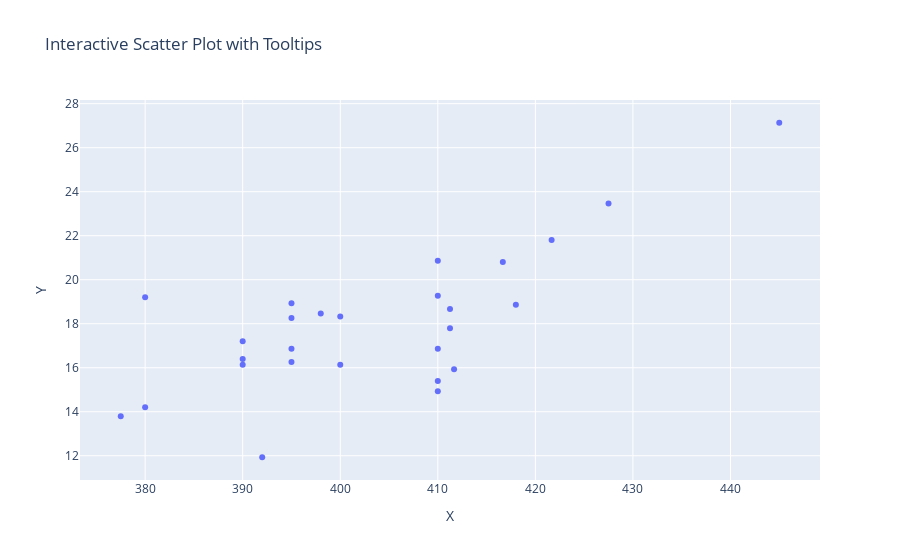

Notebook code cell kept with this figure:
### Code cell
import plotly.graph_objects as go

# Generate some sample data
x = df['Aggregate ramp metering rate']
y = df['Average Speed Lane 1']
text = [f"Index: {i}, TimeStamp = {df.loc[i]['Timestamp']}" for i in range(len(x))]

# Create a scatter plot with tooltips
fig = go.Figure(data=go.Scatter(x=x, y=y, mode='markers',
                               hovertext=text, hoverinfo='text+x+y'))

# Set axes labels and title
fig.update_layout(xaxis_title='X', yaxis_title='Y', title='Interactive Scatter Plot with Tooltips')

# Show the plot
fig.show()

### Figure 1 — Plotly figure (JSON) as saved in the notebook; plotly's stock layout.template omitted (floating-point values rounded to 4 significant figures)
{"data": [{"hoverinfo": "text+x+y", "hovertext": ["Index: 0, TimeStamp = 2023-04-19 15:15:00", "Index: 1, TimeStamp = 2023-04-19 15:20:00", "Index: 2, TimeStamp = 2023-04-19 15:30:00", "Index: 3, TimeStamp = 2023-04-19 15:35:00", "Index: 4, TimeStamp = 2023-04-19 15:40:00", "Index: 5, TimeStamp = 2023-04-19 15:45:00", "Index: 6, TimeStamp = 2023-04-19 15:50:00", "Index: 7, TimeStamp = 2023-04-19 15:55:00", "Index: 8, TimeStamp = 2023-04-19 16:00:00", "Index: 9, TimeStamp = 2023-04-19 16:05:00", "Index: 10, TimeStamp = 2023-04-19 16:15:00", "Index: 11, TimeStamp = 2023-04-19 16:20:00", "Index: 12, TimeStamp = 2023-04-19 16:25:00", "Index: 13, TimeStamp = 2023-04-19 16:30:00", "Index: 14, TimeStamp = 2023-04-19 16:35:00", "Index: 15, TimeStamp = 2023-04-19 16:40:00", "Index: 16, TimeStamp = 2023-04-19 16:45:00", "Index: 17, TimeStamp = 2023-04-19 16:55:00", "Index: 18, TimeStamp = 2023-04-19 17:00:00", "Index: 19, TimeStamp = 2023-04-19 17:05:00", "Index: 20, TimeStamp = 2023-04-19 17:10:00", "Index: 21, TimeStamp = 2023-04-19 17:15:00", "Index: 22, TimeStamp = 2023-04-19 17:20:00", "Index: 23, TimeStamp = 2023-04-19 17:25:00", "Index: 24, TimeStamp = 2023-04-19 17:30:00", "Index: 25, TimeStamp = 2023-04-19 17:35:00", "Index: 26, TimeStamp = 2023-04-19 17:40:00"], "mode": "markers", "type": "scatter", "x": [445, 377.5, 427.5, 416.7, 410, 390, 410, 390, 400, 411.2, 395, 418, 410, 411.2, 411.7, 395, 421.7, 395, 380, 398, 380, 400, 392, 410, 390, 395, 410], "y": [27.13, 13.8, 23.47, 20.8, 20.87, 17.2, 15.4, 16.4, 18.33, 17.8, 18.27, 18.87, 19.27, 18.67, 15.93, 16.27, 21.8, 18.93, 19.2, 18.47, 14.2, 16.13, 11.93, 14.93, 16.13, 16.87, 16.87]}], "layout": {"title": {"text": "Interactive Scatter Plot with Tooltips"}, "xaxis": {"title": {"text": "X"}}, "yaxis": {"title": {"text": "Y"}}}}
